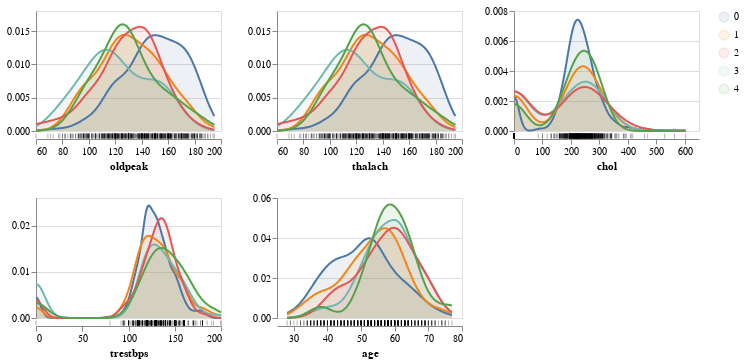

Notebook cell for this chart:
### Code cell
aly.dist(train_df, color='label')

### Figure 1 — Vega-Lite specification as saved in the notebook (floating-point values rounded to 4 significant figures; data arrays with more than 128 entries replaced by an {"elided": "..."} marker saying what was removed)
{"config": {"view": {"continuousWidth": 300, "continuousHeight": 300}}, "concat": [{"layer": [{"mark": {"type": "area", "opacity": 0.1}, "encoding": {"color": {"field": "label", "title": null, "type": "nominal"}, "x": {"axis": {"grid": false}, "field": "oldpeak", "type": "quantitative"}, "y": {"field": "density", "stack": false, "title": null, "type": "quantitative"}}, "transform": [{"density": "oldpeak", "groupby": ["label"], "minsteps": 100, "as": ["oldpeak", "density"]}]}, {"mark": {"type": "line"}, "encoding": {"color": {"field": "label", "title": null, "type": "nominal"}, "x": {"axis": {"grid": false}, "field": "oldpeak", "type": "quantitative"}, "y": {"field": "density", "stack": false, "title": null, "type": "quantitative"}}, "transform": [{"density": "oldpeak", "groupby": ["label"], "minsteps": 100, "as": ["oldpeak", "density"]}]}, {"mark": {"type": "tick", "color": "black", "height": 5, "opacity": 0.3, "yOffset": 65}, "encoding": {"tooltip": {"value": "Individual observations"}, "x": {"axis": {"offset": 8}, "field": "oldpeak", "type": "quantitative"}}}], "height": 120, "width": 185}, {"layer": [{"mark": {"type": "area", "opacity": 0.1}, "encoding": {"color": {"field": "label", "title": null, "type": "nominal"}, "x": {"axis": {"grid": false}, "field": "thalach", "type": "quantitative"}, "y": {"field": "density", "stack": false, "title": null, "type": "quantitative"}}, "transform": [{"density": "thalach", "groupby": ["label"], "minsteps": 100, "as": ["thalach", "density"]}]}, {"mark": {"type": "line"}, "encoding": {"color": {"field": "label", "title": null, "type": "nominal"}, "x": {"axis": {"grid": false}, "field": "thalach", "type": "quantitative"}, "y": {"field": "density", "stack": false, "title": null, "type": "quantitative"}}, "transform": [{"density": "thalach", "groupby": ["label"], "minsteps": 100, "as": ["thalach", "density"]}]}, {"mark": {"type": "tick", "color": "black", "height": 5, "opacity": 0.3, "yOffset": 65}, "encoding": {"tooltip": {"value": "Individual observations"}, "x": {"axis": {"offset": 8}, "field": "thalach", "type": "quantitative"}}}], "height": 120, "width": 185}, {"layer": [{"mark": {"type": "area", "opacity": 0.1}, "encoding": {"color": {"field": "label", "title": null, "type": "nominal"}, "x": {"axis": {"grid": false}, "field": "chol", "type": "quantitative"}, "y": {"field": "density", "stack": false, "title": null, "type": "quantitative"}}, "transform": [{"density": "chol", "groupby": ["label"], "minsteps": 100, "as": ["chol", "density"]}]}, {"mark": {"type": "line"}, "encoding": {"color": {"field": "label", "title": null, "type": "nominal"}, "x": {"axis": {"grid": false}, "field": "chol", "type": "quantitative"}, "y": {"field": "density", "stack": false, "title": null, "type": "quantitative"}}, "transform": [{"density": "chol", "groupby": ["label"], "minsteps": 100, "as": ["chol", "density"]}]}, {"mark": {"type": "tick", "color": "black", "height": 5, "opacity": 0.3, "yOffset": 65}, "encoding": {"tooltip": {"value": "Individual observations"}, "x": {"axis": {"offset": 8}, "field": "chol", "type": "quantitative"}}}], "height": 120, "width": 185}, {"layer": [{"mark": {"type": "area", "opacity": 0.1}, "encoding": {"color": {"field": "label", "title": null, "type": "nominal"}, "x": {"axis": {"grid": false}, "field": "trestbps", "type": "quantitative"}, "y": {"field": "density", "stack": false, "title": null, "type": "quantitative"}}, "transform": [{"density": "trestbps", "groupby": ["label"], "minsteps": 100, "as": ["trestbps", "density"]}]}, {"mark": {"type": "line"}, "encoding": {"color": {"field": "label", "title": null, "type": "nominal"}, "x": {"axis": {"grid": false}, "field": "trestbps", "type": "quantitative"}, "y": {"field": "density", "stack": false, "title": null, "type": "quantitative"}}, "transform": [{"density": "trestbps", "groupby": ["label"], "minsteps": 100, "as": ["trestbps", "density"]}]}, {"mark": {"type": "tick", "color": "black", "height": 5, "opacity": 0.3, "yOffset": 65}, "encoding": {"tooltip": {"value": "Individual observations"}, "x": {"axis": {"offset": 8}, "field": "trestbps", "type": "quantitative"}}}], "height": 120, "width": 185}, {"layer": [{"mark": {"type": "area", "opacity": 0.1}, "encoding": {"color": {"field": "label", "title": null, "type": "nominal"}, "x": {"axis": {"grid": false}, "field": "age", "type": "quantitative"}, "y": {"field": "density", "stack": false, "title": null, "type": "quantitative"}}, "transform": [{"density": "age", "groupby": ["label"], "minsteps": 100, "as": ["age", "density"]}]}, {"mark": {"type": "line"}, "encoding": {"color": {"field": "label", "title": null, "type": "nominal"}, "x": {"axis": {"grid": false}, "field": "age", "type": "quantitative"}, "y": {"field": "density", "stack": false, "title": null, "type": "quantitative"}}, "transform": [{"density": "age", "groupby": ["label"], "minsteps": 100, "as": ["age", "density"]}]}, {"mark": {"type": "tick", "color": "black", "height": 5, "opacity": 0.3, "yOffset": 65}, "encoding": {"tooltip": {"value": "Individual observations"}, "x": {"axis": {"offset": 8}, "field": "age", "type": "quantitative"}}}], "height": 120, "width": 185}], "columns": 3, "data": {"name": "data-39be47df35465e727fd2843b4ed2e4e8"}, "$schema": "https://vega.github.io/schema/vega-lite/v5.20.1.json", "datasets": {"data-39be47df35465e727fd2843b4ed2e4e8": {"elided": "639 records"}}}
